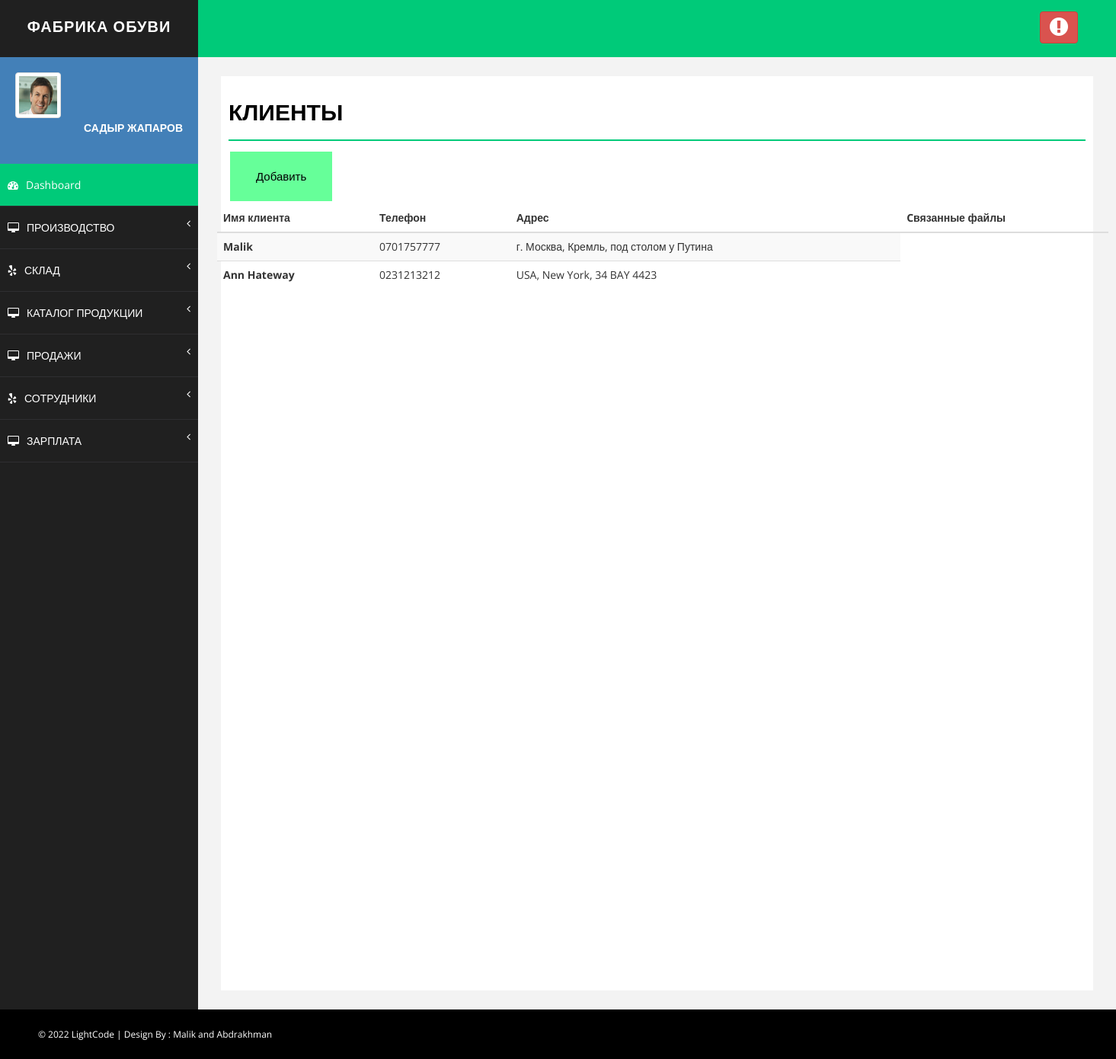
The app's page /clients with its own data.
### manufacture/models.py (models this page shows, shortened)
class Client(models.Model):
    created_time = models.DateTimeField(auto_now_add=True)
    name = models.CharField(max_length=100, verbose_name='Клиент')
    phone = models.CharField(max_length=100, verbose_name='Номер телефона')
    address = models.CharField(max_length=100, blank=True, verbose_name='Адрес клиента')
    file = models.FileField(upload_to='media/clients/%Y/%m/%d', blank=True)

### manufacture/views.py (the view)
# urls.py: path('clients', view_client, name='clients'),
def view_client(request):
    clients = Client.objects.all()
    return render(request, 'manufacture/clients.html', {'clients': clients})

### manufacture/templates/manufacture/clients.html (shortened to what this page needs)
{% extends 'base.html' %}
{% load static %}
{% block content %}
 <div id="page-wrapper">
            <div id="page-inner">
                <div class="row">
                    <div class="col-md-12">
                        <h1 class="page-head-line">Клиенты</h1>
						<a href="new_client" class="button">Добавить</a>
					</div>
<body>
	<section class="ftco-section">
		<div class="container">
			<div class="row">
				<div class="col-md-15">
					<div class="table-wrap">
						<table class="table table-striped">
						  <thead>
						    <tr>
						      <th>Имя клиента</th>
						      <th>Телефон</th>
						      <th>Адрес</th>
								<th>Cвязанные файлы</th>
						    </tr>
						  </thead>
						  <tbody>
						  {% for client in clients %}
						    <tr>
						      <th >{{ client.name }}</th>
								<td>{{ client.phone }}</td>
						      <td>{{ client.address }}</td>
						    </tr>
						  {% endfor %}
						  </tbody>
						</table>
					</div>
				</div>
			</div>
		</div>
	</section>
				</div>
        </div>
	</html>
{% endblock %}

### config/static/assets/css/basic.css (style rules this page uses)
body { font-family: 'Open Sans', sans-serif; line-height:25px; }
#page-wrapper { padding: 15px 15px; min-height: 600px; background: #F3F3F3; }
#page-inner { width: 100%; margin: 10px 20px 10px 0px; background-color: #fff!important; padding: 10px; min-height: 1200px; }
.page-head-line { font-size: 30px; text-transform: uppercase; color: #000; font-weight: 800; padding-bottom: 20px; border-bottom: 2px solid #00CA79; margin-bottom: 10px; }
@media (min-width:768px) { #page-wrapper { margin: 0 0 0 260px; padding: 15px 30px; min-height: 1200px; } }

### manufacture/templates/manufacture/clients.html (style rules this page uses)
.button { background-color: #66FF99; border: none; color: black; padding: 20px 34px; text-align: center; text-decoration: none; display: inline-block; font-size: 15px; margin: 4px 2px; cursor: pointer; }

### records on screen
Client: name "Malik", phone "0701757777", address "г. Москва, Кремль, под столом у Путина"
Client: name "Ann Hateway", phone "0231213212", address "USA, New York, 34 BAY 4423"
